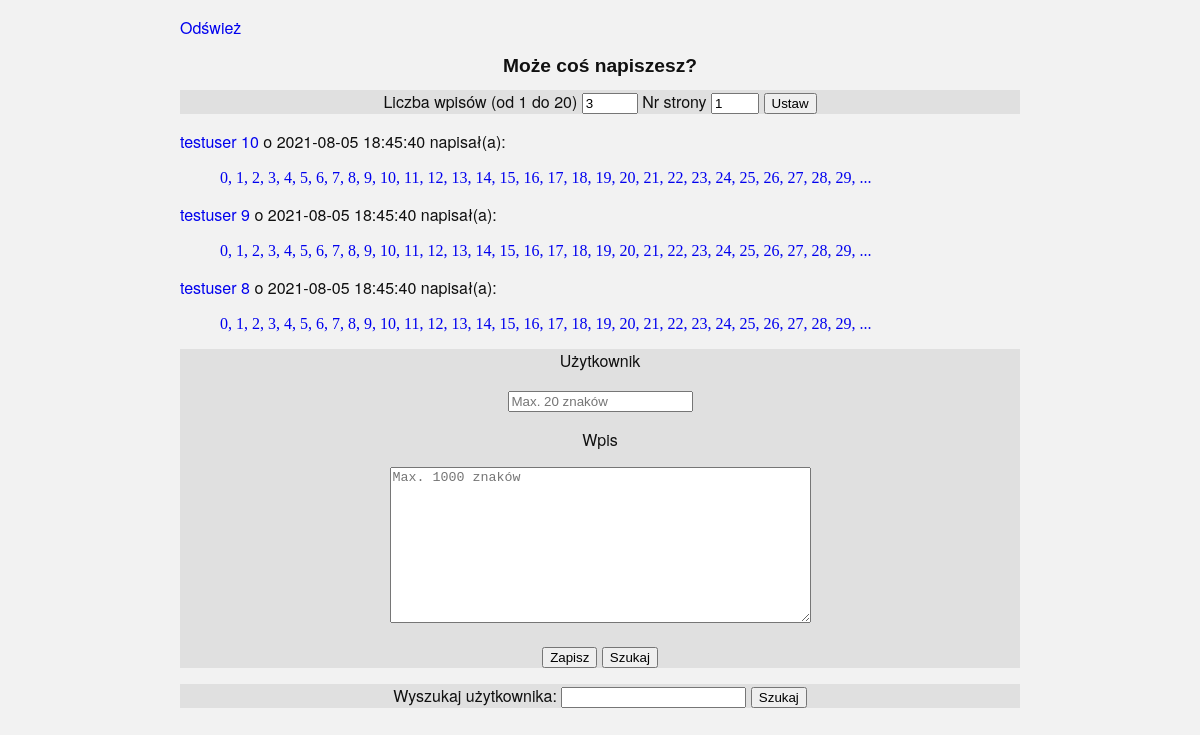
The page / on the database its author committed.
### tables this page shows
CREATE TABLE user
        (id INTEGER NOT NULL PRIMARY KEY AUTOINCREMENT,
        name TEXT NOT NULL UNIQUE CHECK(length(name) > 1 AND length(name) < 16));

### guest_book/routes.py (the view)
@app.route('/', methods = ['GET', 'POST'])
def index(quantity = None, page = 1, cut = app.config["CUT"]):
    f'''Returns group of latest entries (default - {app.config["ENTRIES"]})'''
    entry = Entry()
    quantity = request.args.get('quantity')
    page = request.args.get('page')
    print(quantity, page)
    quantity, offset = display_data(quantity, page, app)
    back = 'Odśwież'
    with DB_access() as db:
        max_page = get_max_page(db, quantity)
        if not max_page:
            abort(404)
        if request.method == 'GET':
            status_code = 200
            message = 'Może coś napiszesz?'
            entries = db.get_entries(quantity = quantity, offset = offset)
        else:
            status_code, message, entries = db_operations(db, entry, quantity)
            if status_code == 404:
                abort(404)
        if entries:
            template = 'entries.html'
        else:
            template = 'noentries.html'
        return render_template(template, back = back,
                                   entry = entry,
                                   title = app.config['TITLE'],
                                   entries = entries,
                                   cut = cut,
                                   quantity = quantity,
                                   page = page,
                                   max_page = max_page,
                                   message = message), status_code

### guest_book/forms.py
class Entry(FlaskForm):
    max_user_len = 20
    length_message = ' musi być pomiędzy %(min)d i %(max)d'
    user_message = 'Długość useru' + length_message
    entry_message = 'Długość wpisu' + length_message
    query_message = 'Długośc zapytania' + length_message
    user_placeholder = f'Max. {max_user_len} znaków'
    entry_placeholder = f'Max. {max_entry_len} znaków'
    user = StringField('Użytkownik', validators = [Length(min = 1,
        max = max_user_len, message = user_message)])
    text = StringField('Wpis', validators = [Length(min = 1,
        max = max_entry_len,  message = entry_message)], widget=TextArea())
    write = SubmitField('Zapisz')
    query = SubmitField('Szukaj')

### guest_book/classes.py (called while the page is built)
    def get_text(self, cut):
        if cut:
            text = self.text.split(' ')[:cut]
            text = ' '.join(text)
            if text != self.text:
                return text + ' ...'
            return text
        else:
            return self.text

### guest_book/db_access.py (called while the page is built, shortened)
    @staticmethod
    def __enter__():
        location = file_location(__file__)
        db_location = location + '/' + app.config['DB']
        DB_access.cursor = sql.connect(db_location)
        return DB_access

    @staticmethod
    def check_entries(user = None):
        cmd = 'SELECT COUNT(id) FROM entry '
        cmd += ';'
        print(cmd)
        nr = DB_access.cursor.execute(cmd)
        nr = list(nr)[0][0]
        return nr

    @staticmethod
    def get_entries(nr = None, user = None,
        query = None, quantity = None, offset = None):
        cmd = f'SELECT entry.id, entry.entry, user.name, entry.date FROM entry LEFT JOIN user ON entry.user = user.id '
        if nr:
            cmd += f'WHERE entry.id = {nr} '
        elif user:
            cmd += f'WHERE user.name LIKE "%{user}%" '
        elif query:
            cmd += f'WHERE entry.entry LIKE "%{query}%" '
        cmd += 'ORDER BY date DESC '
        if quantity:
             cmd += f'LIMIT {quantity} '
        if offset and offset < DB_access.check_entries(user):
            cmd += f'OFFSET {offset} '
        cmd += ';'
        source = DB_access.cursor.execute(cmd)
        for s in source:
            entry = Entry(s)
            yield entry

    @staticmethod
    def __exit__(exc_type, exc_value, exc_traceback):
        DB_access.cursor.close()

### guest_book/dry.py (called while the page is built)
def file_location(path):
    cut_point = path.rindex('/')
    location = path[:cut_point]
    return location

### guest_book/templates/entries.html
{% extends "frame.html" %}
{% block content %}
<dl> {% for entry in entries: %}
  <dt><a href="{{ url_for('user', name = entry.user, quantity = quantity, page = 1) }}">{{ entry.user }}</a> o {{ entry.date }} napisał(a): </dt>
  <dd class = "entry"><p><a href="/entry/{{ entry.id }}" target="_blank">{{ entry.get_text(cut) }}</a></p></dd>
  {% endfor %}
</dl>
{% endblock %}

### guest_book/templates/frame.html (shortened to what this page needs)
<!DOCTYPE html>
<html>
  <head>
    <link rel= "stylesheet" type= "text/css"
    href= "{{ url_for('static',filename='/style.css') }}">
  </head>
  <body>
    <p><a href = "{{ url_for('index', quantity = quantity, page = 1) }}">{{ back }}</a></p>
    <h1>{{ message }}</h1>
    <form action="" method="get">
      <label for="entries">Liczba wpisów (od 1 do 20)</label>
      <input type="number" id="entries" name="quantity" size = "2"
        min="1" max="20" value= "{{ quantity }}" placeholder = "{{ quantity }}">
      <label for="page">Nr strony</label>
      <input type="number" id="page" name="page" size = "2"
        min="1" max= "{{ max_page }}" value= "1" placeholder = "{{ page }}">
      <input type="submit" value="Ustaw">
    </form>
      {% block content %}{% endblock %}
    <form action="{{ url_for('index') }}" method="post">
      <div>
        <p>{{ entry.user.label }}</p>
        <p>{{ entry.user(placeholder=entry.user_placeholder) }}</p>
      </div>
      <div>
        <p>{{ entry.text.label }}</p>
        <p>{{ entry.text(placeholder=entry.entry_placeholder, rows = 10, cols = 50) }}</p>
      </div>
      <p>{{ entry.write() }} {{ entry.query() }}</p>
    </form>
    <form action="/user/" method="get">
      <label for="finduser">Wyszukaj użytkownika: </label>
      <input type="text" id="finduser" maxlength="{{ entry.max_nick_len }}" name="name"
       placeholder = "{{ entry.nick_placeholder }}" required>
      <input type="submit" value="Szukaj">
    </form>
  </body>
</html>

### guest_book/static/style.css (style rules this page uses)
body { margin: 0; padding: 0; font-family: "Ubuntu Condensed", "Helvetica Neue", Helvetica, Arial, sans-serif; color: #101010; background: #f2f2f2; margin-left: 15%; margin-right: 15%; }
h1 { font-size: 1.2em; font-family: Lucida Console, sans-serif; text-align: center; }
a:link { color: 1f7a1f; background-color: transparent; text-decoration: none; }
form { background-color: #e0e0e0; text-align: center; }
.entry { text-align: left; font-family: "Ubuntu Thin"; }

### rows shown on the page
user: user "testuser 10"
user: user "testuser 9"
user: user "testuser 8"

### other values the page prints
{{ back }} "Odśwież"
{{ message }} "Może coś napiszesz?"
{{ entry.date }} "2021-08-05 18:45:40" "2021-08-05 18:45:40" "2021-08-05 18:45:40"
{{ entry.get_text(cut) }} "0, 1, 2, 3, 4, 5, 6, 7, 8, 9, 10, 11, 12, 13, 14, 15, 16, 17, 18, 19, 20, 21, 22, 23, 24, 25, 26, 27, 28, 29, ..." "0, 1, 2, 3, 4, 5, 6, 7, 8, 9, 10, 11, 12, 13, 14, 15, 16, 17, 18, 19, 20, 21, 22, 23, 24, 25, 26, 27, 28, 29, ..." "0, 1, 2, 3, 4, 5, 6, 7, 8, 9, 10, 11, 12, 13, 14, 15, 16, 17, 18, 19, 20, 21, 22, 23, 24, 25, 26, 27, 28, 29, ..."
{{ entry.user.label }} "Użytkownik"
{{ entry.text.label }} "Wpis"
